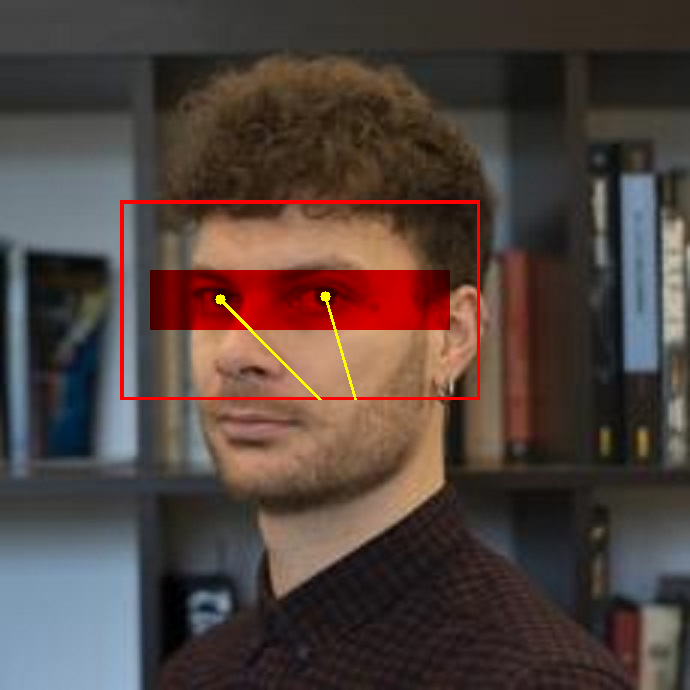
#> input picture jeff.png, 690 x 690 px, found by its file name
$ python 'lesson7 - exposure.py'
#> lines starting #> are read from the running program, lines starting #| are printed output that depends on the picture
import cv2
import numpy as np
import matplotlib.pyplot as plt

img = cv2.imread("jeff.png")
#> img is the input picture: shape (690, 690, 3); mean B, G, R 61.6, 66.8, 81.4
gray = cv2.cvtColor(img, cv2.COLOR_BGR2GRAY)
# equalized based on grayscale values
gray_eq = cv2.equalizeHist(gray)
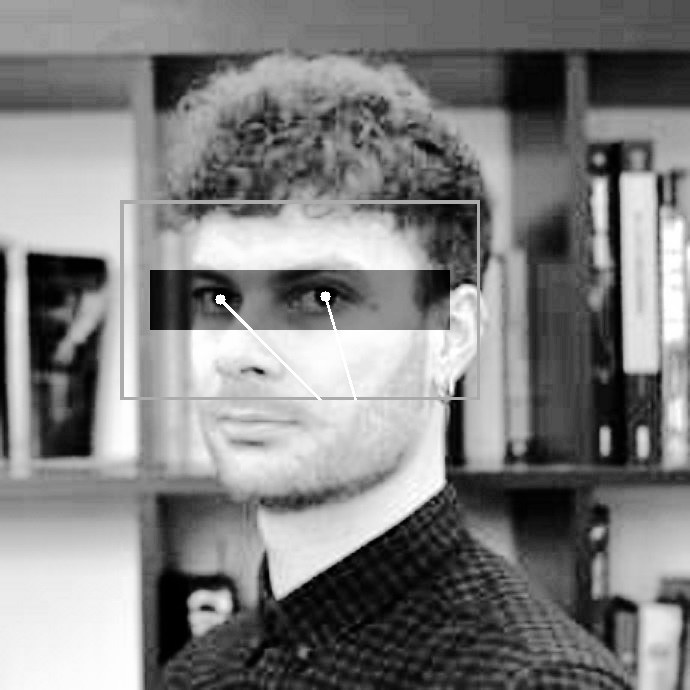
#> gray_eq: shape (690, 690); min 0, max 255, mean 128.6

channels = cv2.split(img)
eq_channels = []

# equalized based on rgb values
for chann in channels:
    eq_channels.append(cv2.equalizeHist(chann))
#> this loop made 3 passes
#> after the loop, eq_channels = 3 items
# THis may mess with the brightnesses

equalized_eq = cv2.merge(eq_channels)
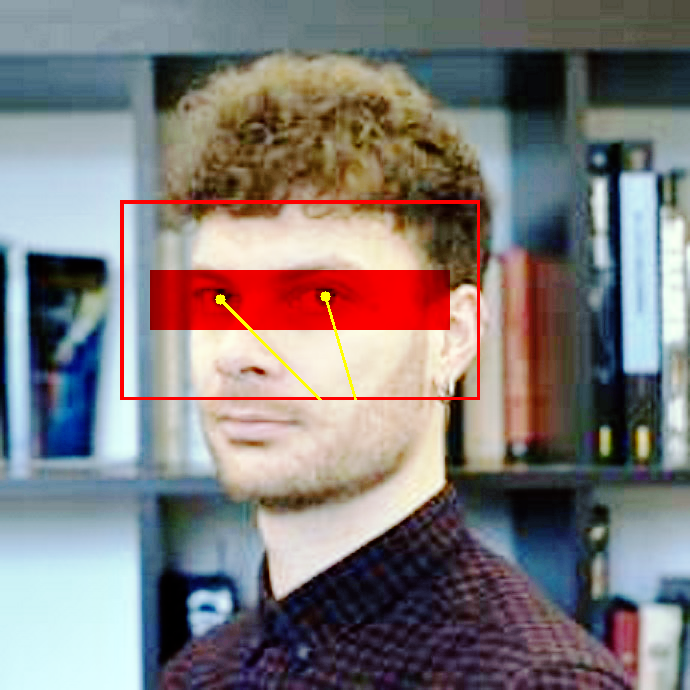
#> equalized_eq: shape (690, 690, 3); mean of channels 0, 1, 2 122.6, 122.8, 128.4; drawn as B, G, R


######## HSV equalization

# Instead we can break the image down into "cylindrical coordinates", or HSV
# Here, there is an
# angle, the hue or color
# Height, the saturation/brightness (how black it is)
# Radius, the value (how strong the color is)

hsv_img = cv2.cvtColor(img, cv2.COLOR_BGR2HSV)
#> hsv_img: shape (690, 690, 3); mean H, S, V 48.6, 79.8, 87.1
h, s, v = cv2.split(hsv_img)
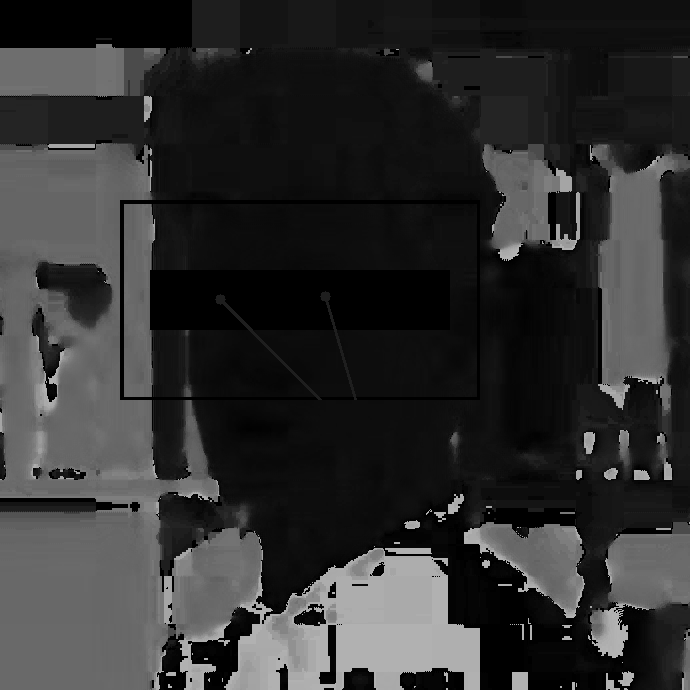
#> h: shape (690, 690); min 0, max 179, mean 48.6
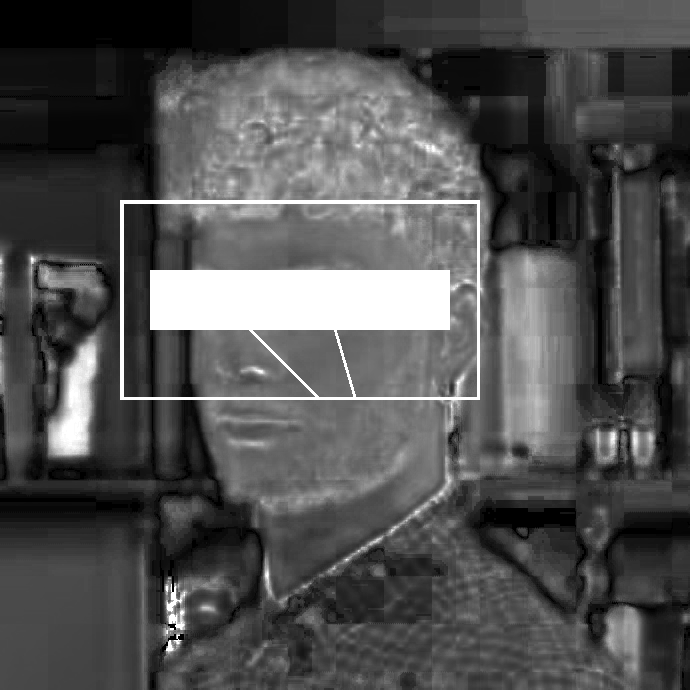
#> s: shape (690, 690); min 0, max 255, mean 79.8
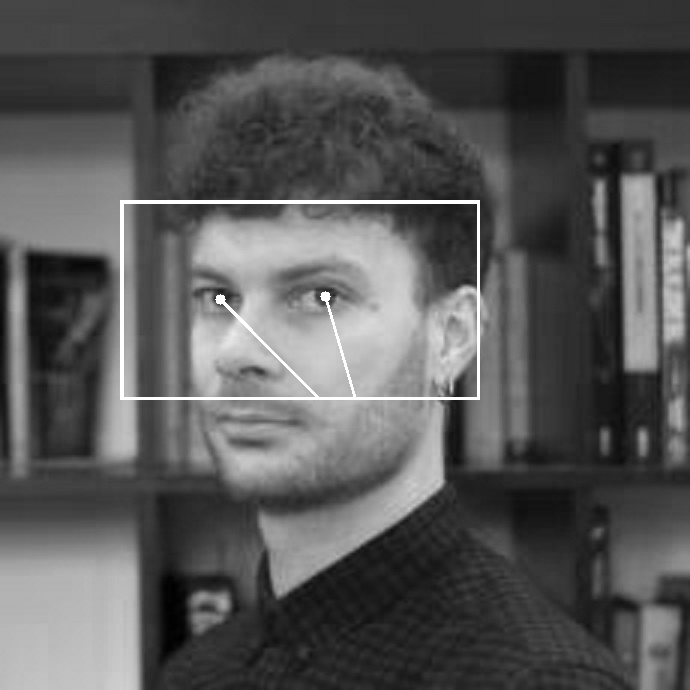
#> v: shape (690, 690); min 0, max 255, mean 87.1

cv2.imshow("hue", h)
cv2.imshow("saturation", s)

cv2.imshow("value", v)
cv2.waitKey(0)
# equalized based on hsv values
# This maintains the hues, but increases contrast
eq_v = cv2.equalizeHist(v)
equalized_hsv = cv2.merge([h, s, eq_v])
#> equalized_hsv: shape (690, 690, 3); mean H, S, V 48.6, 79.8, 128.5
equalized_hsv = cv2.cvtColor(equalized_hsv, cv2.COLOR_HSV2BGR)
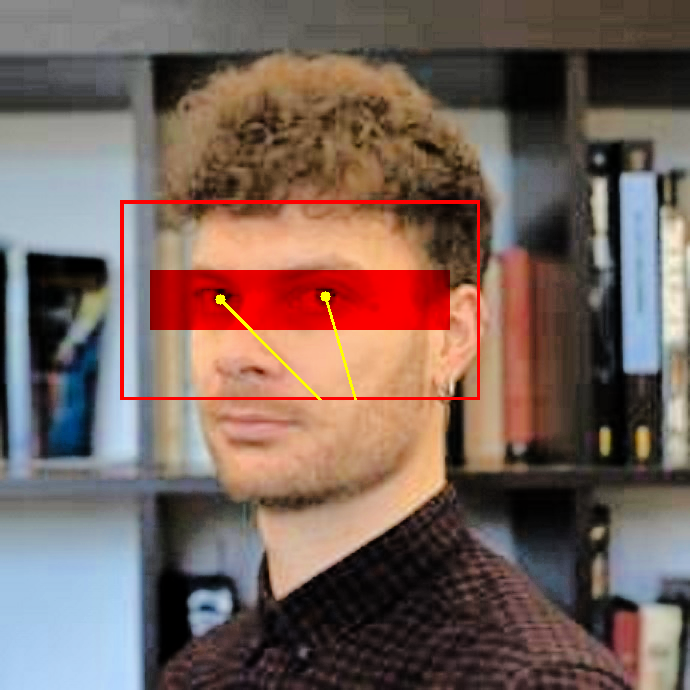
#> equalized_hsv: shape (690, 690, 3); mean B, G, R 91.8, 99.5, 120.2


#########CLAHE equalization
# Equalized based on a tiled grid, so locally the image is equalized
# BUt over the entire image the image is not equalized
clahe = cv2.createCLAHE(clipLimit=2.0, tileGridSize=(8, 8))
clahe_img = clahe.apply(gray)
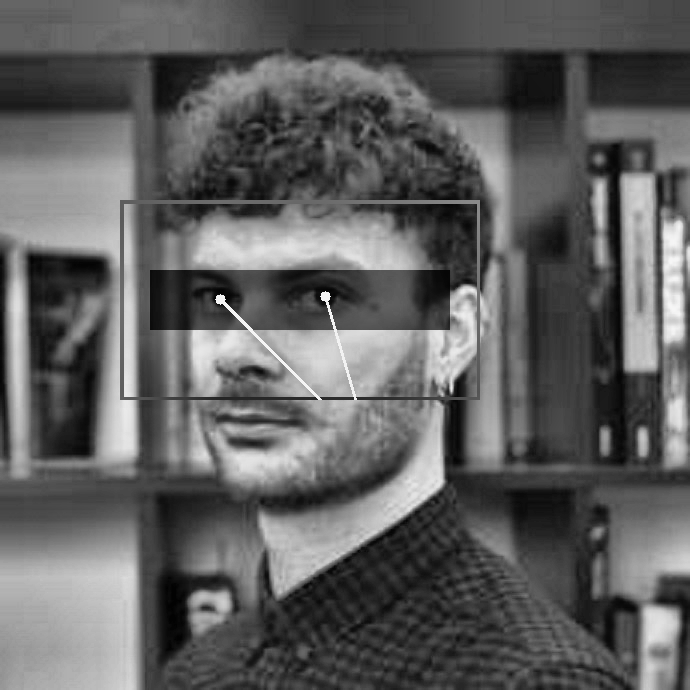
#> clahe_img: shape (690, 690); min 2, max 246, mean 95.6


cv2.imshow("gray", gray)
cv2.imshow("gray_eq", gray_eq)
cv2.imshow("org", img)
cv2.imshow("eq", equalized_eq)
cv2.imshow("hsv", equalized_hsv)
cv2.imshow("clahe", clahe_img)
cv2.waitKey(0)

$ run again, with IMAGE.png copied over jeff.png
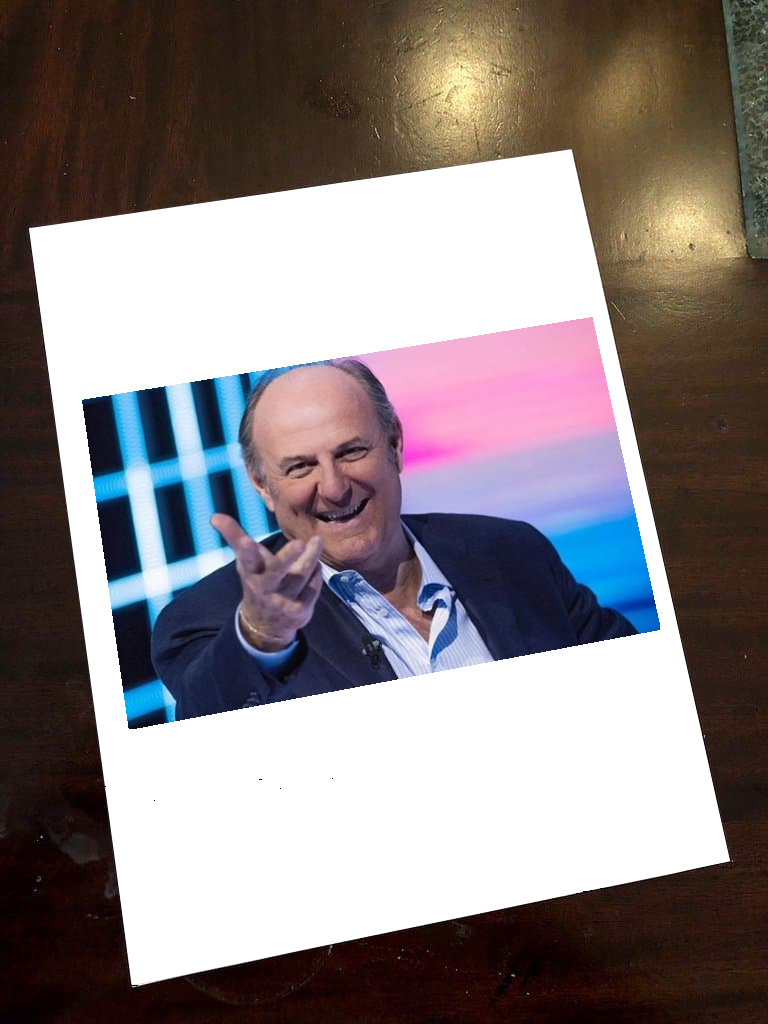
#> input picture IMAGE.png, 768 x 1024 px, found by its file name
#> img is the input picture: shape (1024, 768, 3); mean B, G, R 130.1, 128.7, 137.2
#> `gray_eq = cv2.equalizeHist(gray)`:
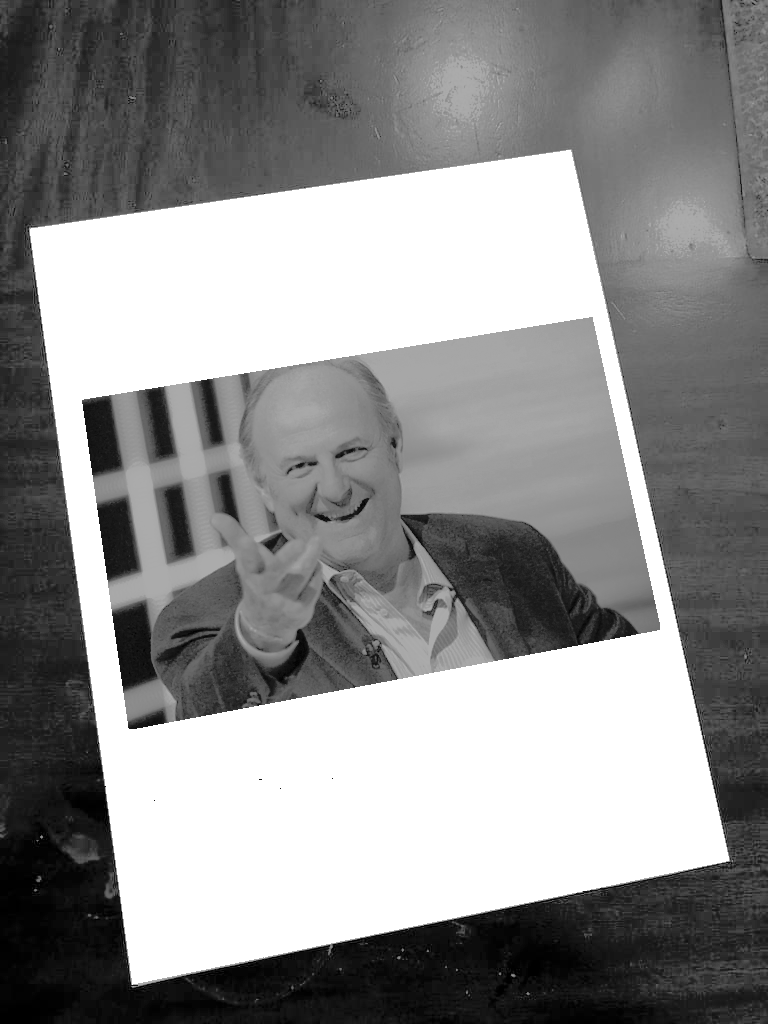
#> gray_eq: shape (1024, 768); min 0, max 255, mean 141.7
#> the loop `for chann in channels:` made 3 passes
#> after the loop `for chann in channels:`: eq_channels = 3 items
#> hsv_img: shape (1024, 768, 3); mean H, S, V 33.5, 92.5, 146.9
#> `clahe_img = clahe.apply(gray)`:
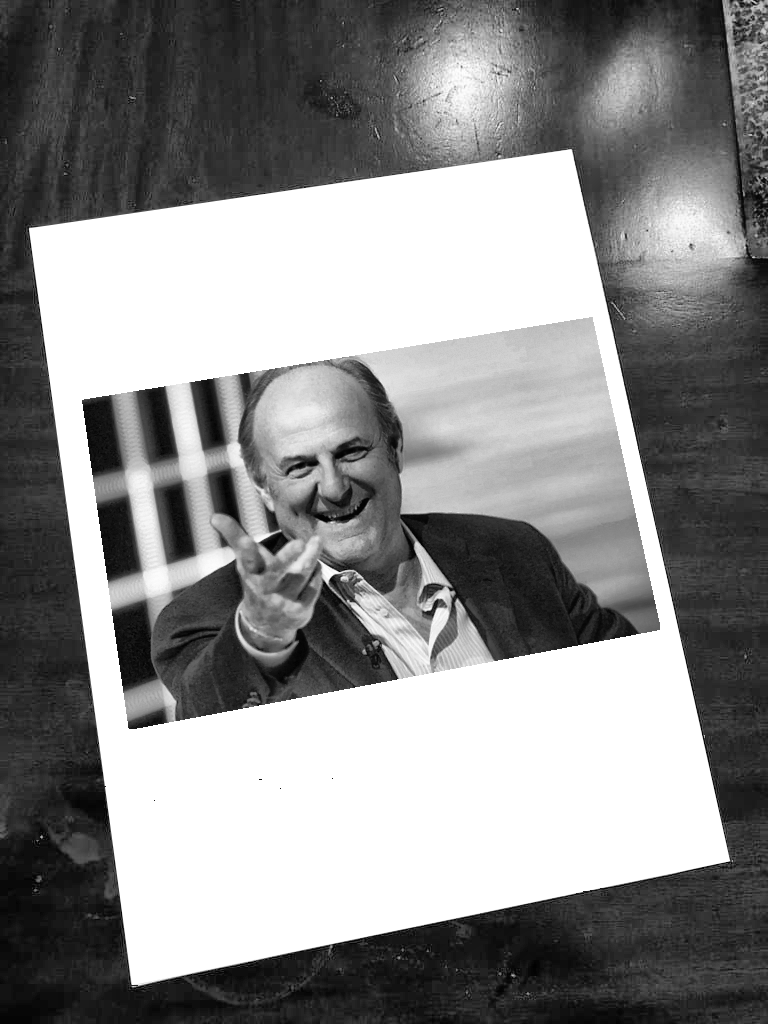
#> clahe_img: shape (1024, 768); min 1, max 255, mean 139.4

$ run again, with left.png copied over jeff.png
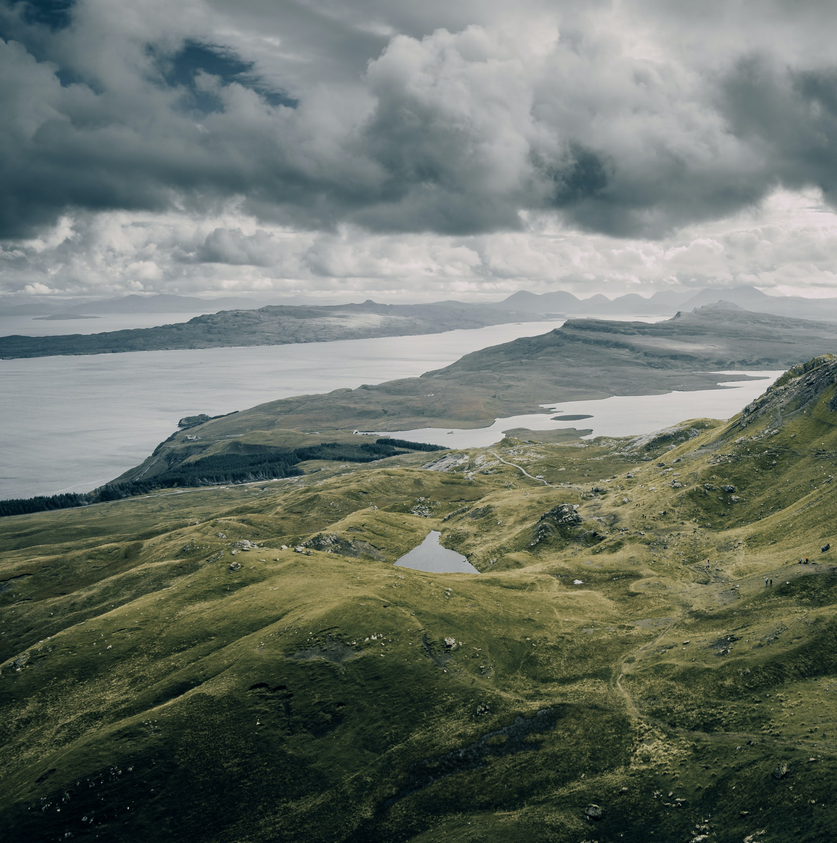
#> input picture left.png, 837 x 843 px, shrunk from 1856 x 1869 before the run, found by its file name
#> img is the input picture: shape (843, 837, 3); mean B, G, R 105.7, 114.9, 107.6
#> `gray_eq = cv2.equalizeHist(gray)`:
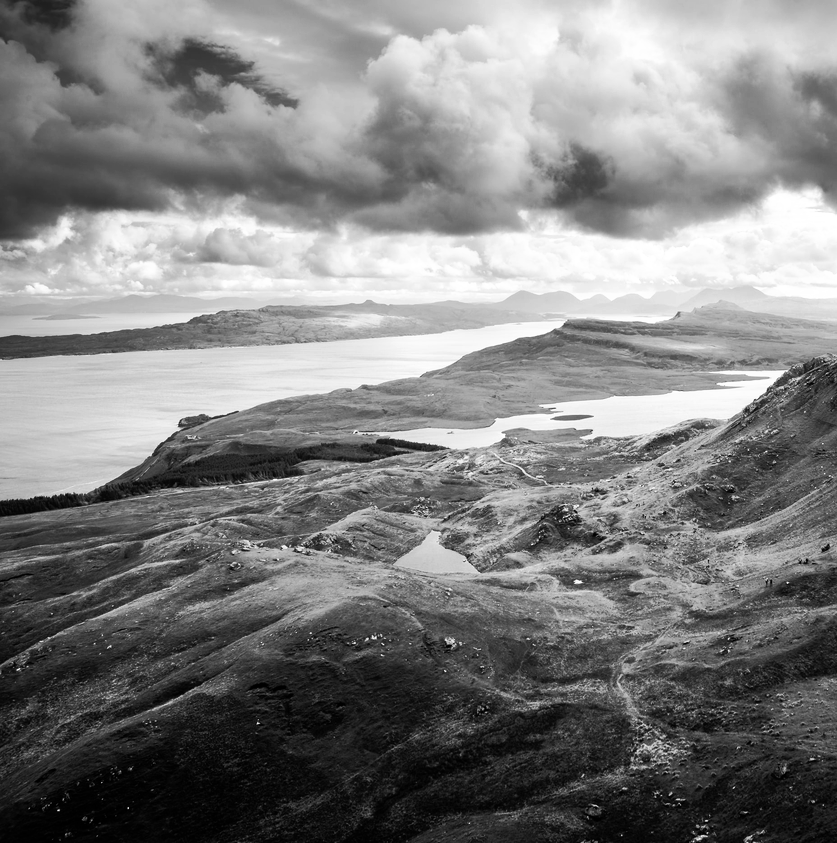
#> gray_eq: shape (843, 837); min 0, max 255, mean 128.2
#> the loop `for chann in channels:` made 3 passes
#> after the loop `for chann in channels:`: eq_channels = 3 items
#> hsv_img: shape (843, 837, 3); mean H, S, V 67.7, 57.4, 117
#> `clahe_img = clahe.apply(gray)`:
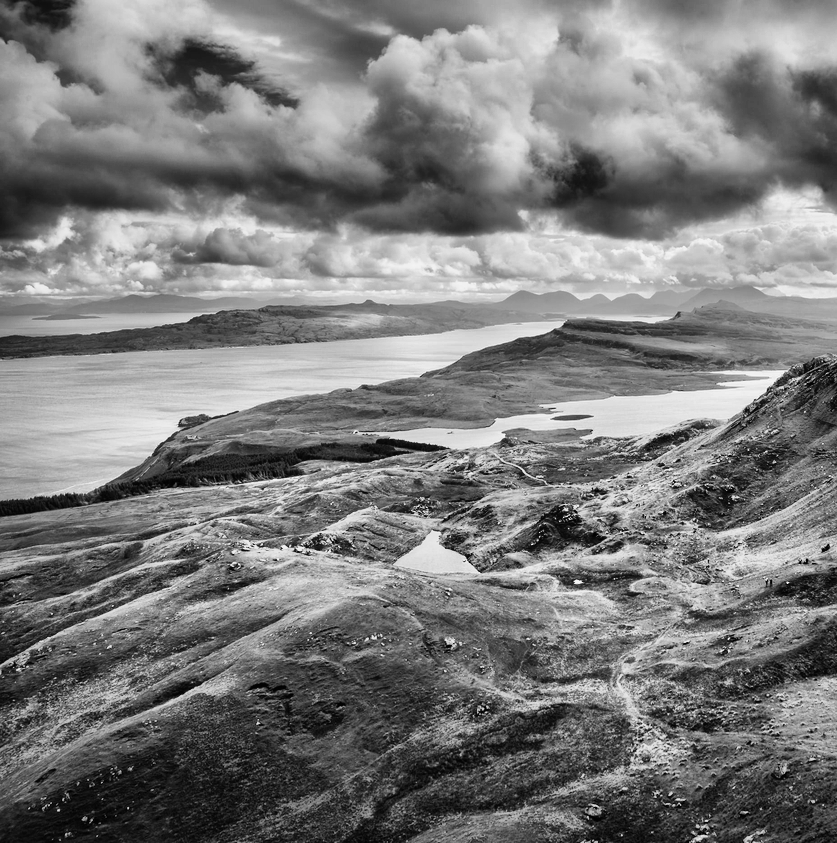
#> clahe_img: shape (843, 837); min 0, max 249, mean 123.7
